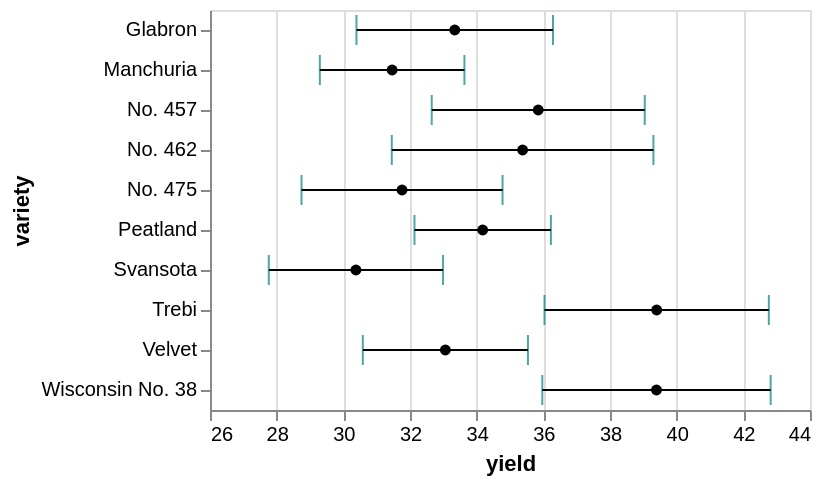

This figure's Vega-Lite source:
### Vega-Lite specification from a JSON file in a GitHub repository (floating-point values rounded to 4 significant figures)
{"$schema": "https://vega.github.io/schema/vega-lite/v4.json", "data": {"values": [{"yield": 27, "variety": "Manchuria", "year": 1931, "site": "University Farm"}, {"yield": 48.87, "variety": "Manchuria", "year": 1931, "site": "Waseca"}, {"yield": 27.43, "variety": "Manchuria", "year": 1931, "site": "Morris"}, {"yield": 39.93, "variety": "Manchuria", "year": 1931, "site": "Crookston"}, {"yield": 32.97, "variety": "Manchuria", "year": 1931, "site": "Grand Rapids"}, {"yield": 28.97, "variety": "Manchuria", "year": 1931, "site": "Duluth"}, {"yield": 43.07, "variety": "Glabron", "year": 1931, "site": "University Farm"}, {"yield": 55.2, "variety": "Glabron", "year": 1931, "site": "Waseca"}, {"yield": 28.77, "variety": "Glabron", "year": 1931, "site": "Morris"}, {"yield": 38.13, "variety": "Glabron", "year": 1931, "site": "Crookston"}, {"yield": 29.13, "variety": "Glabron", "year": 1931, "site": "Grand Rapids"}, {"yield": 29.67, "variety": "Glabron", "year": 1931, "site": "Duluth"}, {"yield": 35.13, "variety": "Svansota", "year": 1931, "site": "University Farm"}, {"yield": 47.33, "variety": "Svansota", "year": 1931, "site": "Waseca"}, {"yield": 25.77, "variety": "Svansota", "year": 1931, "site": "Morris"}, {"yield": 40.47, "variety": "Svansota", "year": 1931, "site": "Crookston"}, {"yield": 29.67, "variety": "Svansota", "year": 1931, "site": "Grand Rapids"}, {"yield": 25.7, "variety": "Svansota", "year": 1931, "site": "Duluth"}, {"yield": 39.9, "variety": "Velvet", "year": 1931, "site": "University Farm"}, {"yield": 50.23, "variety": "Velvet", "year": 1931, "site": "Waseca"}, {"yield": 26.13, "variety": "Velvet", "year": 1931, "site": "Morris"}, {"yield": 41.33, "variety": "Velvet", "year": 1931, "site": "Crookston"}, {"yield": 23.03, "variety": "Velvet", "year": 1931, "site": "Grand Rapids"}, {"yield": 26.3, "variety": "Velvet", "year": 1931, "site": "Duluth"}, {"yield": 36.57, "variety": "Trebi", "year": 1931, "site": "University Farm"}, {"yield": 63.83, "variety": "Trebi", "year": 1931, "site": "Waseca"}, {"yield": 43.77, "variety": "Trebi", "year": 1931, "site": "Morris"}, {"yield": 46.93, "variety": "Trebi", "year": 1931, "site": "Crookston"}, {"yield": 29.77, "variety": "Trebi", "year": 1931, "site": "Grand Rapids"}, {"yield": 33.93, "variety": "Trebi", "year": 1931, "site": "Duluth"}, {"yield": 43.27, "variety": "No. 457", "year": 1931, "site": "University Farm"}, {"yield": 58.1, "variety": "No. 457", "year": 1931, "site": "Waseca"}, {"yield": 28.7, "variety": "No. 457", "year": 1931, "site": "Morris"}, {"yield": 45.67, "variety": "No. 457", "year": 1931, "site": "Crookston"}, {"yield": 32.17, "variety": "No. 457", "year": 1931, "site": "Grand Rapids"}, {"yield": 33.6, "variety": "No. 457", "year": 1931, "site": "Duluth"}, {"yield": 36.6, "variety": "No. 462", "year": 1931, "site": "University Farm"}, {"yield": 65.77, "variety": "No. 462", "year": 1931, "site": "Waseca"}, {"yield": 30.37, "variety": "No. 462", "year": 1931, "site": "Morris"}, {"yield": 48.57, "variety": "No. 462", "year": 1931, "site": "Crookston"}, {"yield": 24.93, "variety": "No. 462", "year": 1931, "site": "Grand Rapids"}, {"yield": 28.1, "variety": "No. 462", "year": 1931, "site": "Duluth"}, {"yield": 32.77, "variety": "Peatland", "year": 1931, "site": "University Farm"}, {"yield": 48.57, "variety": "Peatland", "year": 1931, "site": "Waseca"}, {"yield": 29.87, "variety": "Peatland", "year": 1931, "site": "Morris"}, {"yield": 41.6, "variety": "Peatland", "year": 1931, "site": "Crookston"}, {"yield": 34.7, "variety": "Peatland", "year": 1931, "site": "Grand Rapids"}, {"yield": 32, "variety": "Peatland", "year": 1931, "site": "Duluth"}, {"yield": 24.67, "variety": "No. 475", "year": 1931, "site": "University Farm"}, {"yield": 46.77, "variety": "No. 475", "year": 1931, "site": "Waseca"}, {"yield": 22.6, "variety": "No. 475", "year": 1931, "site": "Morris"}, {"yield": 44.1, "variety": "No. 475", "year": 1931, "site": "Crookston"}, {"yield": 19.7, "variety": "No. 475", "year": 1931, "site": "Grand Rapids"}, {"yield": 33.07, "variety": "No. 475", "year": 1931, "site": "Duluth"}, {"yield": 39.3, "variety": "Wisconsin No. 38", "year": 1931, "site": "University Farm"}, {"yield": 58.8, "variety": "Wisconsin No. 38", "year": 1931, "site": "Waseca"}, {"yield": 29.47, "variety": "Wisconsin No. 38", "year": 1931, "site": "Morris"}, {"yield": 49.87, "variety": "Wisconsin No. 38", "year": 1931, "site": "Crookston"}, {"yield": 34.47, "variety": "Wisconsin No. 38", "year": 1931, "site": "Grand Rapids"}, {"yield": 31.6, "variety": "Wisconsin No. 38", "year": 1931, "site": "Duluth"}, {"yield": 26.9, "variety": "Manchuria", "year": 1932, "site": "University Farm"}, {"yield": 33.47, "variety": "Manchuria", "year": 1932, "site": "Waseca"}, {"yield": 34.37, "variety": "Manchuria", "year": 1932, "site": "Morris"}, {"yield": 32.97, "variety": "Manchuria", "year": 1932, "site": "Crookston"}, {"yield": 22.13, "variety": "Manchuria", "year": 1932, "site": "Grand Rapids"}, {"yield": 22.57, "variety": "Manchuria", "year": 1932, "site": "Duluth"}, {"yield": 36.8, "variety": "Glabron", "year": 1932, "site": "University Farm"}, {"yield": 37.73, "variety": "Glabron", "year": 1932, "site": "Waseca"}, {"yield": 35.13, "variety": "Glabron", "year": 1932, "site": "Morris"}, {"yield": 26.17, "variety": "Glabron", "year": 1932, "site": "Crookston"}, {"yield": 14.43, "variety": "Glabron", "year": 1932, "site": "Grand Rapids"}, {"yield": 25.87, "variety": "Glabron", "year": 1932, "site": "Duluth"}, {"yield": 27.43, "variety": "Svansota", "year": 1932, "site": "University Farm"}, {"yield": 38.5, "variety": "Svansota", "year": 1932, "site": "Waseca"}, {"yield": 35.03, "variety": "Svansota", "year": 1932, "site": "Morris"}, {"yield": 20.63, "variety": "Svansota", "year": 1932, "site": "Crookston"}, {"yield": 16.63, "variety": "Svansota", "year": 1932, "site": "Grand Rapids"}, {"yield": 22.23, "variety": "Svansota", "year": 1932, "site": "Duluth"}, {"yield": 26.8, "variety": "Velvet", "year": 1932, "site": "University Farm"}, {"yield": 37.4, "variety": "Velvet", "year": 1932, "site": "Waseca"}, {"yield": 38.83, "variety": "Velvet", "year": 1932, "site": "Morris"}, {"yield": 32.07, "variety": "Velvet", "year": 1932, "site": "Crookston"}, {"yield": 32.23, "variety": "Velvet", "year": 1932, "site": "Grand Rapids"}, {"yield": 22.47, "variety": "Velvet", "year": 1932, "site": "Duluth"}, {"yield": 29.07, "variety": "Trebi", "year": 1932, "site": "University Farm"}, {"yield": 49.23, "variety": "Trebi", "year": 1932, "site": "Waseca"}, {"yield": 46.63, "variety": "Trebi", "year": 1932, "site": "Morris"}, {"yield": 41.83, "variety": "Trebi", "year": 1932, "site": "Crookston"}, {"yield": 20.63, "variety": "Trebi", "year": 1932, "site": "Grand Rapids"}, {"yield": 30.6, "variety": "Trebi", "year": 1932, "site": "Duluth"}, {"yield": 26.43, "variety": "No. 457", "year": 1932, "site": "University Farm"}, {"yield": 42.2, "variety": "No. 457", "year": 1932, "site": "Waseca"}, {"yield": 43.53, "variety": "No. 457", "year": 1932, "site": "Morris"}, {"yield": 34.33, "variety": "No. 457", "year": 1932, "site": "Crookston"}, {"yield": 19.47, "variety": "No. 457", "year": 1932, "site": "Grand Rapids"}, {"yield": 22.7, "variety": "No. 457", "year": 1932, "site": "Duluth"}, {"yield": 25.57, "variety": "No. 462", "year": 1932, "site": "University Farm"}, {"yield": 44.7, "variety": "No. 462", "year": 1932, "site": "Waseca"}, {"yield": 47, "variety": "No. 462", "year": 1932, "site": "Morris"}, {"yield": 30.53, "variety": "No. 462", "year": 1932, "site": "Crookston"}, {"yield": 19.9, "variety": "No. 462", "year": 1932, "site": "Grand Rapids"}, {"yield": 22.5, "variety": "No. 462", "year": 1932, "site": "Duluth"}, {"yield": 28.07, "variety": "Peatland", "year": 1932, "site": "University Farm"}, {"yield": 36.03, "variety": "Peatland", "year": 1932, "site": "Waseca"}, {"yield": 43.2, "variety": "Peatland", "year": 1932, "site": "Morris"}, {"yield": 25.23, "variety": "Peatland", "year": 1932, "site": "Crookston"}, {"yield": 26.77, "variety": "Peatland", "year": 1932, "site": "Grand Rapids"}, {"yield": 31.37, "variety": "Peatland", "year": 1932, "site": "Duluth"}, {"yield": 30, "variety": "No. 475", "year": 1932, "site": "University Farm"}, {"yield": 41.27, "variety": "No. 475", "year": 1932, "site": "Waseca"}, {"yield": 44.23, "variety": "No. 475", "year": 1932, "site": "Morris"}, {"yield": 32.13, "variety": "No. 475", "year": 1932, "site": "Crookston"}, {"yield": 15.23, "variety": "No. 475", "year": 1932, "site": "Grand Rapids"}, {"yield": 27.37, "variety": "No. 475", "year": 1932, "site": "Duluth"}, {"yield": 38, "variety": "Wisconsin No. 38", "year": 1932, "site": "University Farm"}, {"yield": 58.17, "variety": "Wisconsin No. 38", "year": 1932, "site": "Waseca"}, {"yield": 47.17, "variety": "Wisconsin No. 38", "year": 1932, "site": "Morris"}, {"yield": 35.9, "variety": "Wisconsin No. 38", "year": 1932, "site": "Crookston"}, {"yield": 20.67, "variety": "Wisconsin No. 38", "year": 1932, "site": "Grand Rapids"}, {"yield": 29.33, "variety": "Wisconsin No. 38", "year": 1932, "site": "Duluth"}]}, "layer": [{"mark": {"type": "errorbar", "ticks": {"color": "teal"}}, "encoding": {"x": {"field": "yield", "type": "quantitative", "scale": {"zero": false}}, "y": {"field": "variety", "type": "ordinal"}}}, {"mark": {"type": "point", "filled": true, "color": "black"}, "encoding": {"x": {"field": "yield", "type": "quantitative", "aggregate": "mean"}, "y": {"field": "variety", "type": "ordinal"}}}]}
